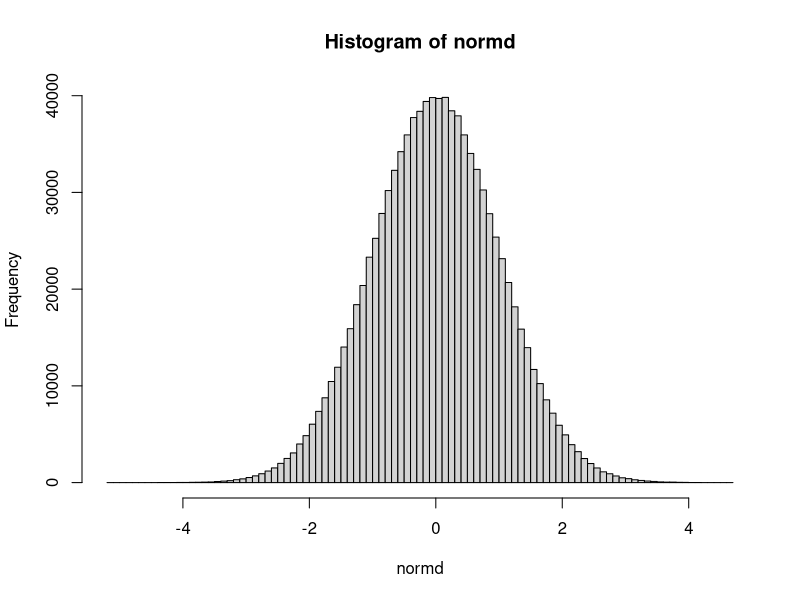
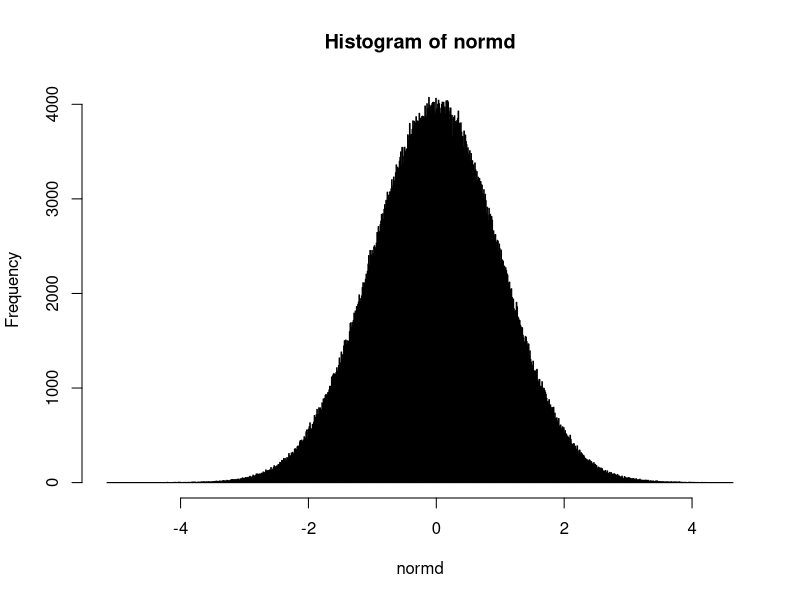
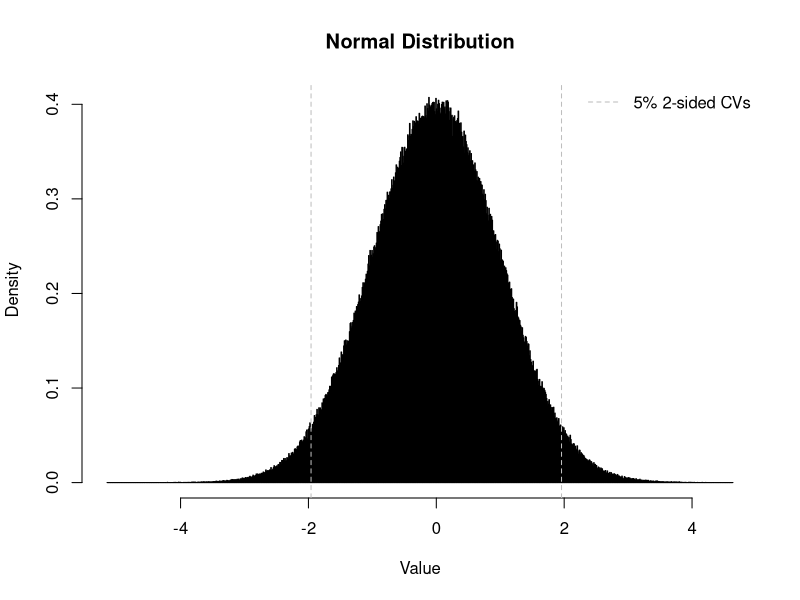
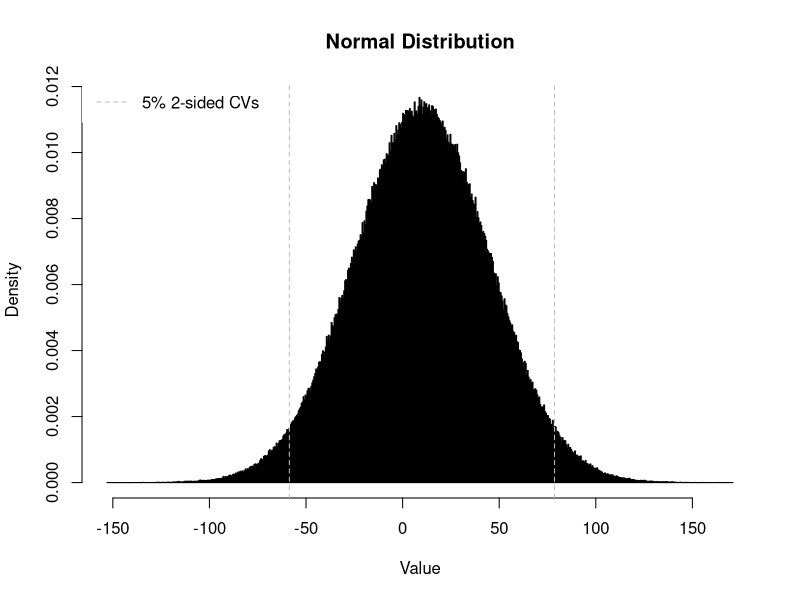
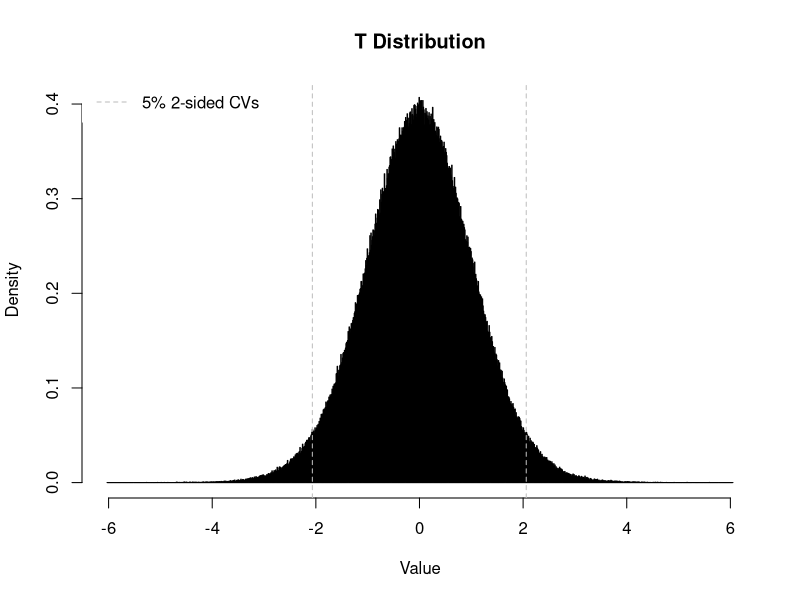
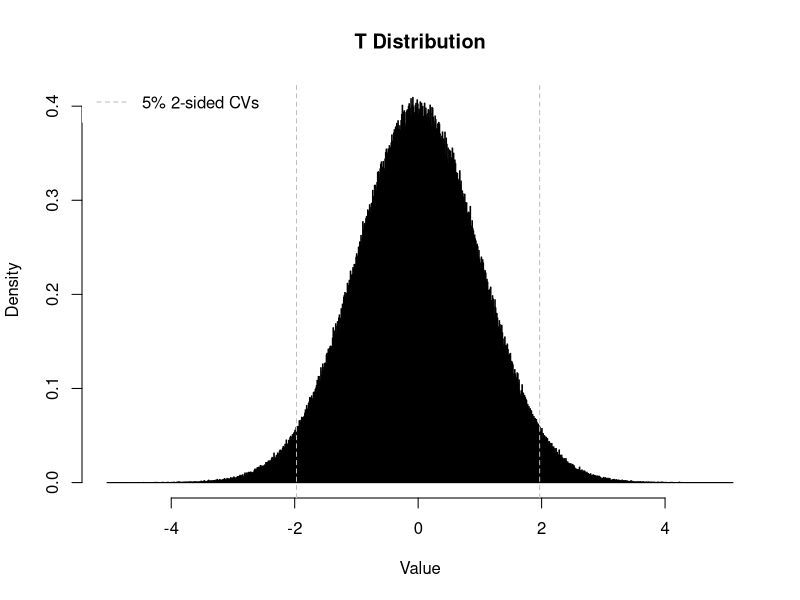
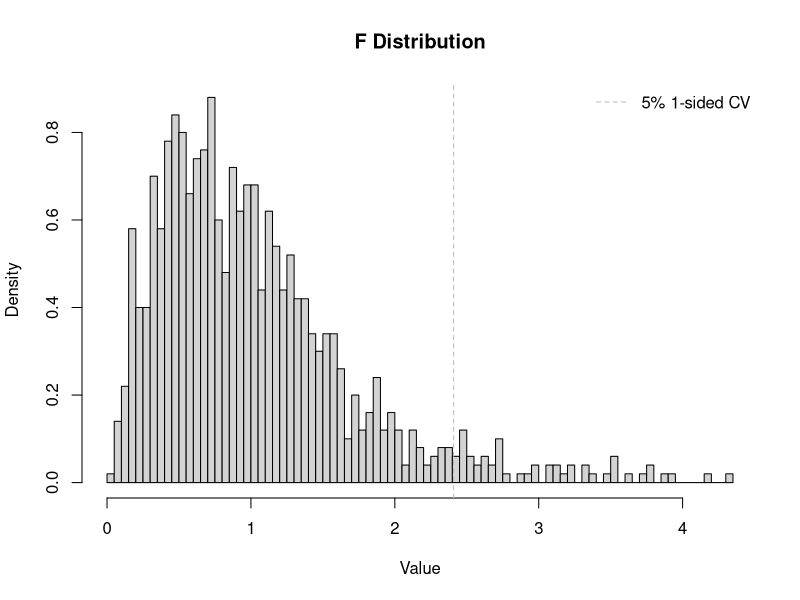

Generate these figures, in order, with R:
##############################################################
# ECON 346: Distributions
##############################################################

##Here: Normal, t, F
###Also note the coding and data visualization

#Generate 1 million random observations
#Normal distribution
#mean=0, sd = 1
#Notice I rename the object for use later
n1<-rnorm(1000000,0,1)
#50 selected randomly in the middle
n1[111111:111160]
normd<-n1
#plot with a histogram--here, 100 bins
hist(normd,100)
#try 1000 bins
hist(normd,1000)
#calculate percentile values: should match a stats textbook
q1<-quantile(normd,probs = c(0.01,0.025,0.05,0.10,0.25,0.5,0.75,0.9,0.95,0.975,0.99))
q1
round(q1,3)

#now find values that exceed 0.975
#find the position in the quantile list
length(q1)
normd[which(normd>=q1[10])]
#Question: How could you "skip" this step and not have to look up this number?

#How many are there?
length(normd[which(normd>=q1[10])])
#What percent of the total is this?
100*length(normd[which(normd>=q1[10])])/length(normd)
#How many exceed 1.15?
100*length(normd[which(normd>=1.15)])/length(normd)
#How many are less than zero?
100*length(normd[which(normd<0)])/length(normd)
#No surprise -- it's half 

#Plot it nicer: Axes, titles, extra lines
hist(normd,1000,probability = TRUE,xlab="Value",main="Normal Distribution")
#add vertical lines at 0.025 and 0.975
abline(v=quantile(normd,probs = c(0.025,0.975)),col="grey",lty=2)
#add a legend for the lines
legend("topright",legend = "5% 2-sided CVs",lty=2,col="grey",box.col="white")

#repeat with mean =10, sd=35
n2<-rnorm(1000000,10,35)
normd<-n2
hist(normd,1000,probability = TRUE,xlab="Value",main="Normal Distribution")
#add vertical lines at 0.025 and 0.975
abline(v=quantile(normd,probs = c(0.025,0.975)),col="grey",lty=2)
#add a legend for the lines
legend("topleft",legend = "5% 2-sided CVs",lty=2,col="grey",box.col="white")

#Generate t-distribution with 1 million observations, 25 degrees of freedom
td<-rt(1000000,25)
hist(td,1000,probability = TRUE,xlab="Value",main="T Distribution")
#add vertical lines at 0.025 and 0.975
abline(v=quantile(td,probs = c(0.025,0.975)),col="grey",lty=2)
#add a legend for the lines
legend("topleft",legend = "5% 2-sided CVs",lty=2,col="grey",box.col="white")

#Note critical values
quantile(td,probs = c(0.025,0.975))


         
#Generate t-distribution with 1 million observations, 250 degrees of freedom
td2<-rt(1000000,250)
hist(td2,1000,probability = TRUE,xlab="Value",main="T Distribution")
#add vertical lines at 0.025 and 0.975
abline(v=quantile(td2,probs = c(0.025,0.975)),col="grey",lty=2)
#add a legend for the lines
legend("topleft",legend = "5% 2-sided CVs",lty=2,col="grey",box.col="white")

#Note critical values
quantile(td2,probs = c(0.025,0.975))
                  
#Assignment: Generate 1000000 values for a t-distribuion with 2500 degrees of freedom. How do these two critical values compare to the Normal distribution and to the values when degrees of freedom are 25 and 250?  

# One more: F distribution w/ 5, 50 df, 1000 obs
f<-rf(1000,5,50)
f1<-f
hist(f1,100,probability = TRUE,xlab="Value",main="F Distribution")
#add vertical line at 0.95
abline(v=quantile(f1,probs = 0.95),col="grey",lty=2)
#add a legend for the lines
legend("topright",legend = "5% 1-sided CV",lty=2,col="grey",box.col="white")
quantile(f1,probs = 0.95)


#Bonus assignment: Try this with dfs of 50,50
